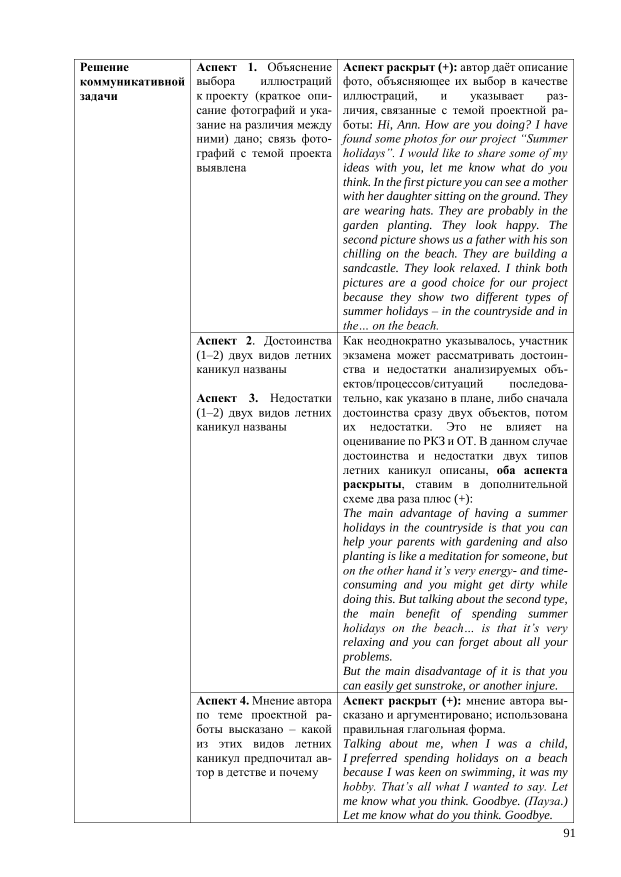
#> input picture ege-english-course/03-curriculum/intro-student/img/work-0487.png, 1241 x 1754 px (shown at 1/2 size)
$ python -i extract_intro_images.py   (imports and definitions only)
#> lines starting #> are read from the running program, lines starting #| are printed output that depends on the picture
#!/usr/bin/env python3
"""Crop demo KIM pages and FIPI sample works into images for the intro presentation."""

from __future__ import annotations

import subprocess
from pathlib import Path

from PIL import Image

ROOT = Path(__file__).resolve().parents[1]
OUT = ROOT / "03-curriculum" / "intro-student" / "img"
TMP = Path("/tmp/ege-intro-img")

UPLOADS = Path("/home/ubuntu/.cursor/projects/workspace/uploads")
PCH = UPLOADS / "angl_yaz_pch_mr_ege_2025_compressed_8659.pdf"
UCH = UPLOADS / "angl_yaz_uch_mr_ege_2025_8c4b.pdf"
DEMO_PCH = Path("/tmp/fipi/demo-pch.pdf")
DEMO_UCH = Path("/tmp/fipi/demo-uch.pdf")
DEMO_URL_P = "https://4ege.ru/upp/25/2demo-ege-2025/en-p.pdf"
DEMO_URL_U = "https://4ege.ru/upp/25/2demo-ege-2025/en-u.pdf"


# [13 lines left out: functions ensure_demo, ppm, not called in this run]


def split_2up(path: Path) -> tuple[Image.Image, Image.Image]:
    im = Image.open(path).convert("RGB")
#> im is the input picture: PIL image 1241x1754 RGB; min 0, max 255, mean 241.3
    w, h = im.size
#> w = 1241; h = 1754
    m = 10
    left = im.crop((m, m, w // 2 - 4, h - m))
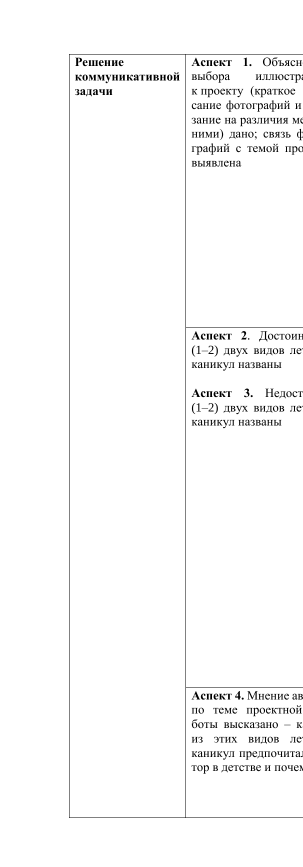
#> left: PIL image 606x1734 RGB (shown at 1/2 size); min 0, max 255, mean 249.5
    right = im.crop((w // 2 + 4, m, w - m, h - m))
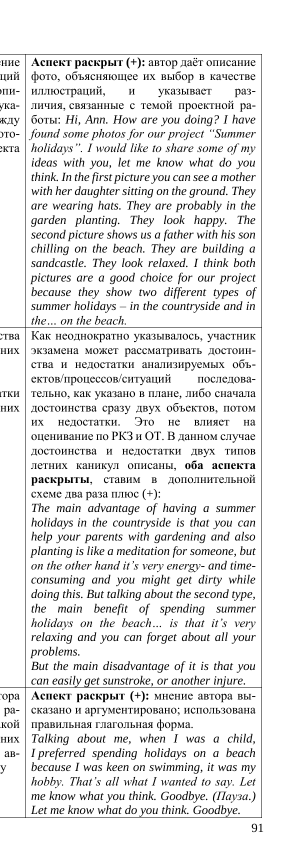
#> right: PIL image 607x1734 RGB (shown at 1/2 size); min 0, max 255, mean 232.3
    return left, right


def frac(im: Image.Image, l, t, r, b) -> Image.Image:
    w, h = im.size
    return im.crop((int(l * w), int(t * h), int(r * w), int(b * h)))


# [106 lines left out: functions save, vstack, main, not called in this run]


# [2 lines not run here, left out]

>>> result = split_2up('../03-curriculum/intro-student/img/work-0487.png')

$ run again, on ege-english-course/03-curriculum/intro-student/img/work-8781.png
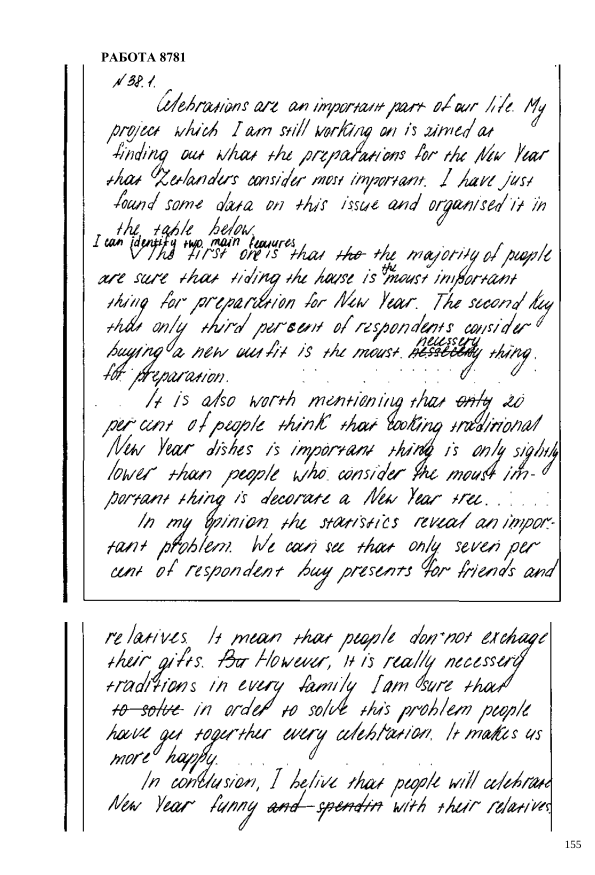
#> input picture ege-english-course/03-curriculum/intro-student/img/work-8781.png, 1190 x 1749 px (shown at 1/2 size)
#> in split_2up, im is the input picture: PIL image 1190x1749 RGB; min 0, max 255, mean 235.5
#> in split_2up, `left = im.crop((m, m, w // 2 - 4, h - m))`:
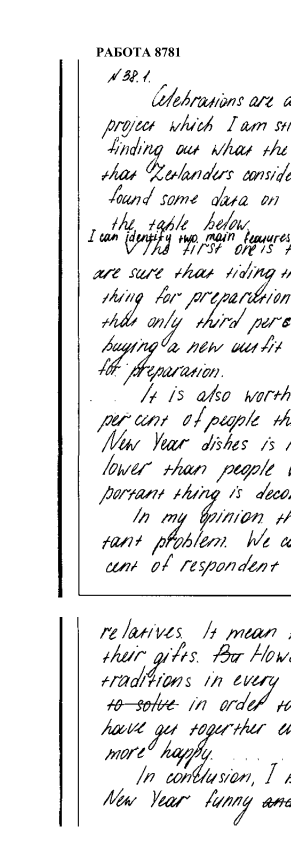
#> left: PIL image 581x1729 RGB (shown at 1/2 size); min 0, max 255, mean 235.5
#> in split_2up, `right = im.crop((w // 2 + 4, m, w - m, h - m))`:
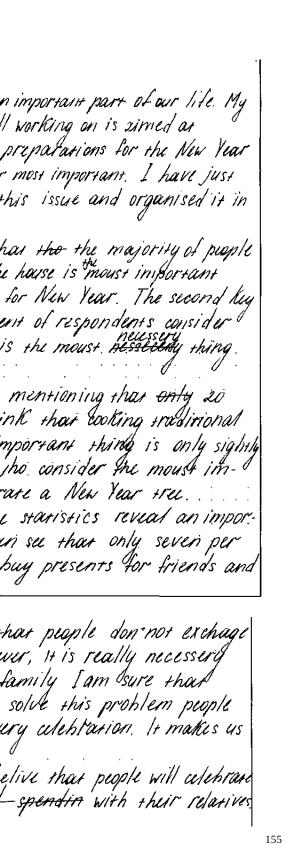
#> right: PIL image 581x1729 RGB (shown at 1/2 size); min 0, max 255, mean 234.4

$ run again, on ege-english-course/03-curriculum/intro-student/img/work-9213.png
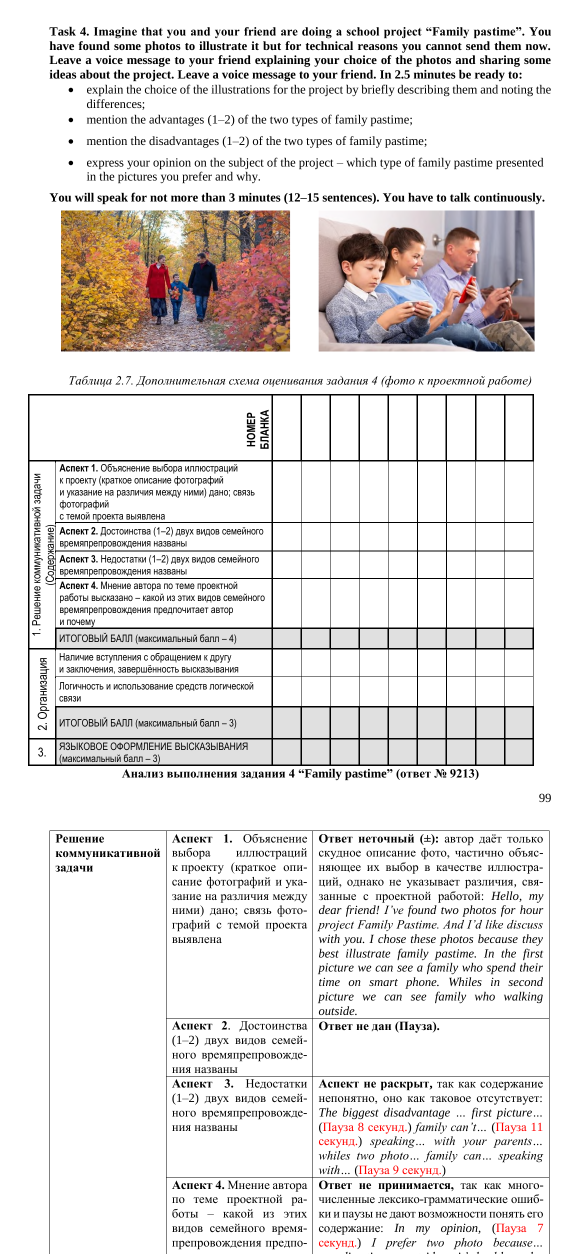
#> input picture ege-english-course/03-curriculum/intro-student/img/work-9213.png, 1142 x 2507 px (shown at 1/2 size)
#> in split_2up, im is the input picture: PIL image 1142x2507 RGB; mean R, G, B 227.6, 224.7, 223.6
#> in split_2up, `left = im.crop((m, m, w // 2 - 4, h - m))`:
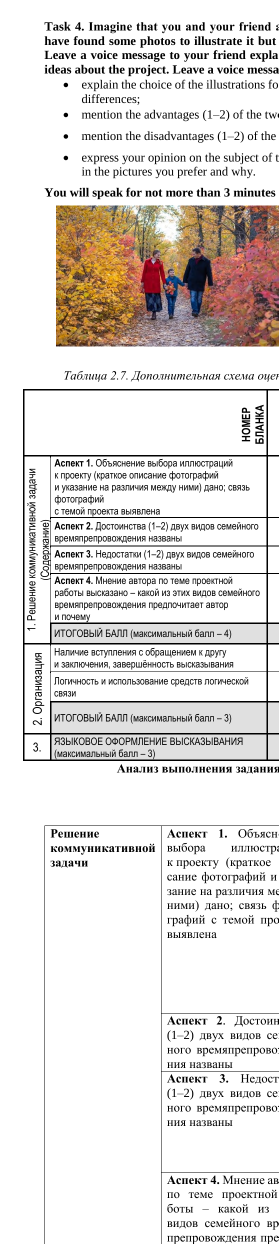
#> left: PIL image 557x2487 RGB (shown at 1/2 size); mean R, G, B 226.5, 222.7, 220.1
#> in split_2up, `right = im.crop((w // 2 + 4, m, w - m, h - m))`:
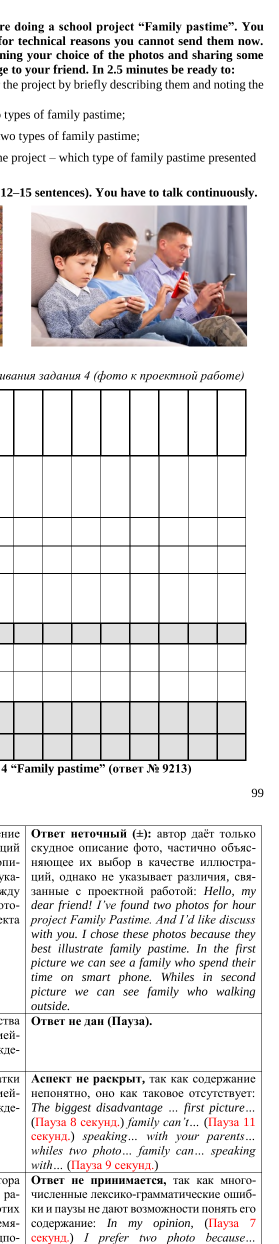
#> right: PIL image 557x2487 RGB (shown at 1/2 size); mean R, G, B 227.4, 225.2, 225.5
